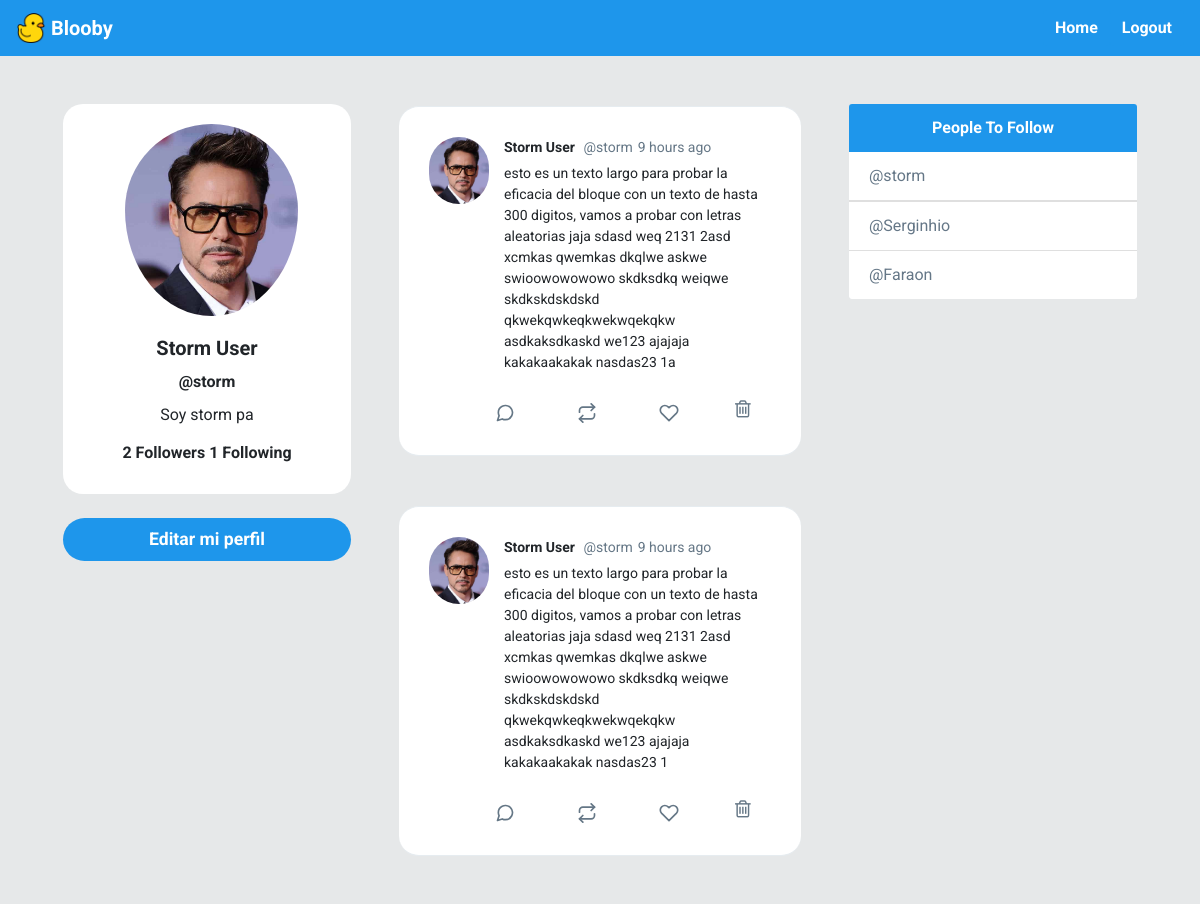
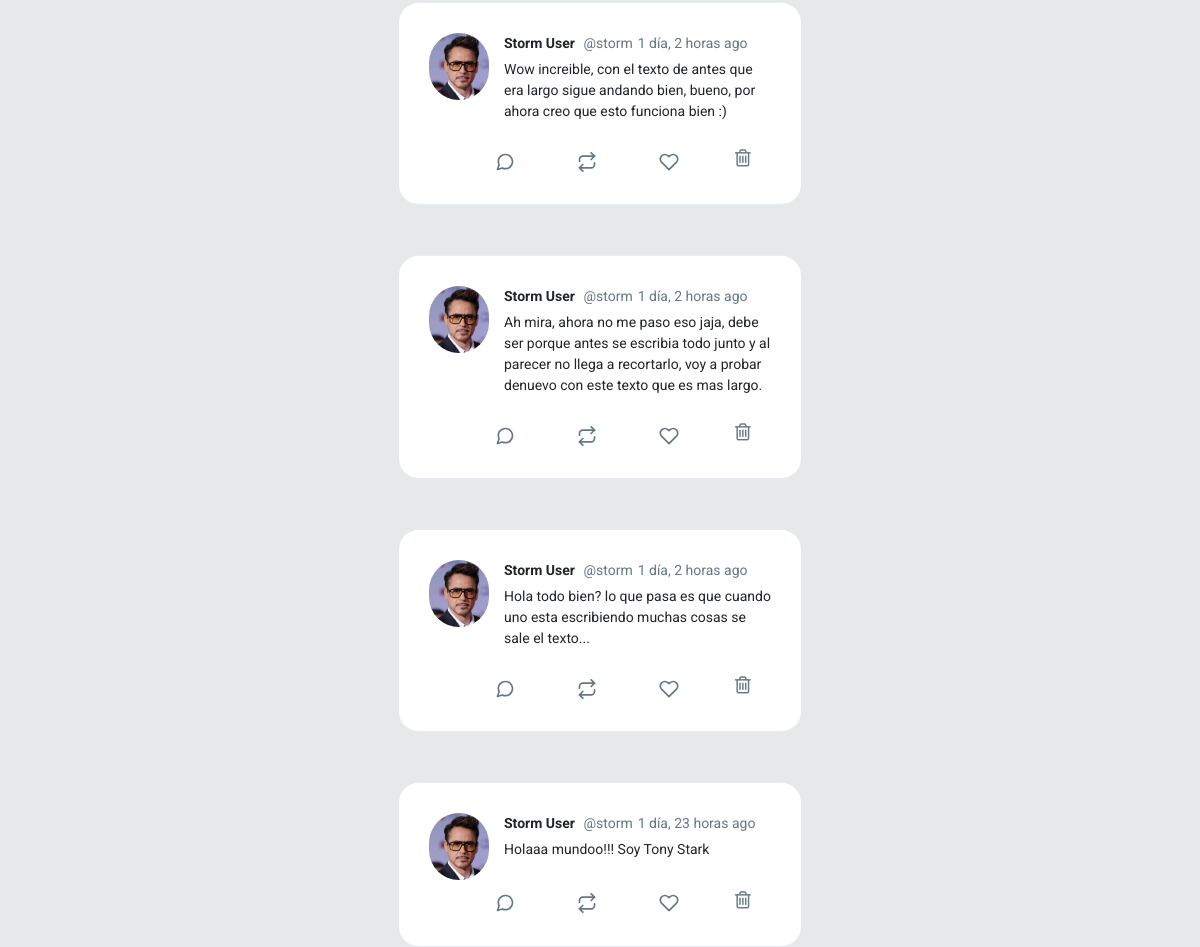
The page /profile/storm/ (signed in) on the database its author committed (2 pictures, top to bottom).
### Blooby/models.py (models this page shows, shortened)
class Profile(models.Model):
	user = models.OneToOneField(User, on_delete=models.CASCADE)
	bio = models.CharField(default='Hola, este es mi Blooby!!!', max_length=100)
	image = models.ImageField(default='default.png')
	def following(self):
		user_ids = Relationship.objects.filter(from_user=self.user)\
									.values_list('to_user_id', flat=True)
		return User.objects.filter(id__in=user_ids)
	def followers(self):
		user_ids = Relationship.objects.filter(to_user=self.user)\
									.values_list('from_user_id', flat=True)
		return User.objects.filter(id__in=user_ids)

class Post(models.Model):
	timestamp = models.DateTimeField(default=timezone.now)
	content = models.TextField(max_length=300)
	user = models.ForeignKey(User, on_delete=models.CASCADE, related_name='posts')
	liked = models.ManyToManyField(User, default=None, blank=True)
	class Meta:
		ordering = ['-timestamp']

### Blooby/views.py (the view)
# urls.py: path('profile/<str:username>/', profile, name='profile'),
def profile(request, username):
	user = User.objects.get(username=username)
	posts = user.posts.all()
	context = {'user':user, 'posts':posts}
	return render(request, 'Blooby/profile.html', context)

### Blooby/templates/Blooby/profile.html (shortened to what this page needs)
{% extends 'Blooby/_base.html' %}
{% load humanize %}
{% block content %}
    <div id="main" class="container-fluid d-flex">
        <div class="sidebar m-5 d-none d-md-block">
            <div class="">
                <div class="card " style="width: 18rem; text-align:center;border-radius: 20px;">
                    <img class="card-img-top rounded-circle"
                        style="width:60%; position: relative;left: 62px;padding-top: 20px;"
                        src="{{ user.profile.image.url }}" alt="Card image cap">
                    <div class="card-body">
                        <h5 class="card-title font-weight-bold">{{ user.first_name }}</h5>
                        <h6 class="card-title font-weight-bold">@{{ user }}</h6>
                        <p class="card-text">{{ user.profile.bio }}</p>
                        <h6 class="card-title font-weight-bold">
                        {{ user.profile.followers.count }} Followers
                        {{ user.profile.following.count }} Following
                        </h6>
                    </div>
                </div>
                <a href="{% url 'editar' %}" id="addATweetLeft" onclick="addTweet()" type="button"
                style="border-radius: 30px; font-size: 1.1rem; font-weight:bold;"
                class="btn btn-lg btn-block mt-4 text-white ">Editar mi perfil</a>
            </div>
        </div>
        <div class="content">
            {% for post in posts %}
            <div id="tweetCards">
                <div class="tweet-wrap" style="border-radius:20px">
                    <div class="tweet-header">
                        <img src="{{ post.user.profile.image.url }}"
                            alt="" class="avator">
                        <div class="tweet-header-info">
                            {{ post.user.first_name }} <span>@{{ post.user }}</span><span>{{ post.timestamp|naturaltime }}
                            </span>
                            <p>{{ post.content }}</p>
                        </div>
                    </div>
                    <div class="tweet-info-counts">
                        <div class="comments">
                            <button style="background: white; border: none;">
                            </button>
                        </div>
                        <div class="retweets">
                            <button style="background: white; border: none;">
                        </button>
                        </div>
                        <div class="likes">
                            <button style="background: white; border: none;">
                            </button>
                        </div>
                        {% if request.user == post.user %}
                        <div class="trash">
                            <a href="{% url 'delete' post.id %}" style="background: white; border: none;">
                                <i class="fa fa-trash-o" style="color:#657786; font-size: 20px" aria-hidden="true"></i>
                            </a>
                        </div>
                        {% endif %}
                    </div>
                </div>
            </div>
            {% endfor %}
        </div>
        <div class="sidebar m-5 d-none d-xl-block">
            <div class="card" style="width: 18rem;">
                <div class="card-header">
                    People To Follow
                </div>
                <ul class="list-group list-group-flush">
                    <li class="list-group-item"><a href="#" style="text-decoration: none;color: #657787;">@storm</li>
                    <li class="list-group-item"><a href="#" style="text-decoration: none;color: #657787;">@Serginhio</a></li>
                    <li class="list-group-item"><a href="#" style="text-decoration: none;color: #657787;">@Faraon</a></li>
                </ul>
            </div>
        </div>
    </div>
    {% endblock content %}

### Blooby/static/css/style.css (style rules this page uses)
body { background: #E6E8E9; ; font-family: 'Asap', sans-serif; font-family: 'Roboto', sans-serif; }
img { max-width: 100%; }
.avator { border-radius: 100px; width: 60px; margin-right: 15px; }
.card { border: none; }
.card-header { background-color: #1E96EB ; color: white; text-align: center; font-weight: bold; border: none; }
#main { justify-content: center; }
.tweet-wrap { max-width: 490px; background: #fff; margin: 0 auto; margin-top: 50px; border-radius: 3px; padding: 30px; border-bottom: 1px solid #e6ecf0; border-top: 1px solid #e6ecf0; }
.tweet-header { display: flex; align-items: flex-start; font-size: 14px; }
.tweet-header-info { font-weight: bold; }
.tweet-header-info span { color: #657786; font-weight: normal; margin-left: 5px; }
.tweet-header-info p { font-weight: normal; margin-top: 5px; }
.tweet-info-counts { display: flex; margin-left: 60px; margin-top: 10px; }
.tweet-info-counts div { display: flex; margin-right: 20px; }
.tweet-info-counts div svg { color: #657786; margin-right: 10px; }
.btn { background-color: #1E96EB ; border-style: none; font-weight: bold; color: white; }
a:link { color: #1E96EB ; text-decoration: none; }

### rows shown on the page
Post: user.profile.image (picture), user.first_name "Storm User", user "storm", timestamp "9 hours ago", content "esto es un texto largo para probar la eficacia del bloque con un texto de hasta 300 digitos, vamos a probar con letras aleatorias jaja sdasd weq 2131 2asd xcmkas qwemkas dkqlwe askwe swioowowowowo skdksdkq weiqwe skdkskdskdskd qkwekqwkeqkwekwqekqkw asdkaksdkaskd we123 ajajaja kakakaakakak nasdas23 1a"
Post: user.profile.image (picture), user.first_name "Storm User", user "storm", timestamp "9 hours ago", content "esto es un texto largo para probar la eficacia del bloque con un texto de hasta 300 digitos, vamos a probar con letras aleatorias jaja sdasd weq 2131 2asd xcmkas qwemkas dkqlwe askwe swioowowowowo skdksdkq weiqwe skdkskdskdskd qkwekqwkeqkwekwqekqkw asdkaksdkaskd we123 ajajaja kakakaakakak nasdas23 1"
Post: user.profile.image (picture), user.first_name "Storm User", user "storm", timestamp "1 día, 2 horas ago", content "Wow increible, con el texto de antes que era largo sigue andando bien, bueno, por ahora creo que esto funciona bien :)"
Post: user.profile.image (picture), user.first_name "Storm User", user "storm", timestamp "1 día, 2 horas ago", content "Ah mira, ahora no me paso eso jaja, debe ser porque antes se escribia todo junto y al parecer no llega a recortarlo, voy a probar denuevo con este texto que es mas largo."
Post: user.profile.image (picture), user.first_name "Storm User", user "storm", timestamp "1 día, 2 horas ago", content "Hola todo bien? lo que pasa es que cuando uno esta escribiendo muchas cosas se sale el texto..."
Post: user.profile.image (picture), user.first_name "Storm User", user "storm", timestamp "1 día, 23 horas ago", content "Holaaa mundoo!!! Soy Tony Stark"

### other values the page prints
{{ user.first_name }} "Storm User"
{{ user }} "storm"
{{ user.profile.bio }} "Soy storm pa"
{{ user.profile.followers.count }} "2"
{{ user.profile.following.count }} "1"
